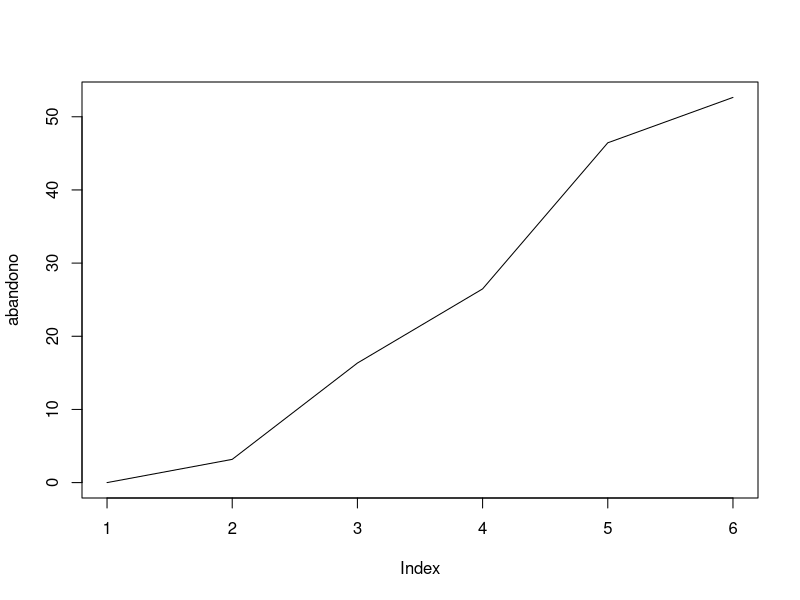
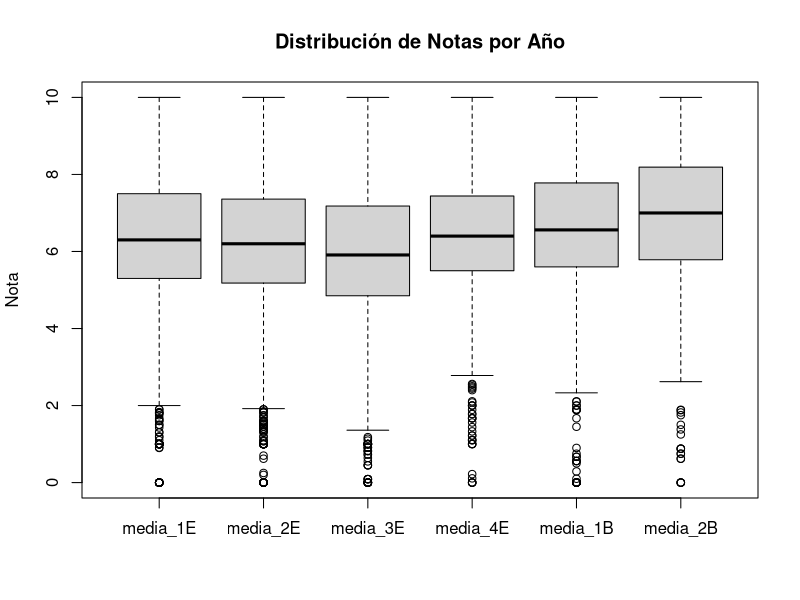

Write the R code that produced these figures, in order. (Note: this script raises an error after producing the figures.)
d <- read.csv("./specifics/media_alumnos.csv", sep = ",")
notas <- d[, 2:7]
novatos <- read.csv("./specifics/media_alumnos_filtrado.csv", sep = ",")
notas_novatos <- novatos[, 2:7]

# Primero, observemos la tasa de abandono escolar
abandono <- colMeans(is.na(notas_novatos)) * 100
plot(abandono, type = "l")

# Ahora, veamos la distribución de las notas por año
boxplot(notas, names = colnames(notas), main = "Distribución de Notas por Año", ylab = "Nota") # Vemos que siguen una distribución normal

# Media y desviación típica por año
media_por_ano <- colMeans(notas, na.rm = TRUE)
sd_por_ano <- sapply(notas, sd, na.rm = TRUE)
print(media_por_ano)
print(sd_por_ano)

# Media y desviación típica general (todos los años combinados)
notas_vector <- unlist(notas, use.names = FALSE)
notas_vector <- notas_vector[!is.na(notas_vector)]
media_general <- mean(notas_vector)
sd_general <- sd(notas_vector)
cat("Media general:", media_general, "\n")
cat("Desviación típica general:", sd_general, "\n")

# Test de normalidad de Shapiro-Wilk general
shapiro.test(notas_vector) # No se puede porque es una muestra demasiado grande

# Test de normalidad de Shapiro-Wilk para cada año
shapiro.test(notas$media_1E[!is.na(notas$media_1E)])
shapiro.test(notas$media_2E[!is.na(notas$media_2E)])
shapiro.test(notas$media_3E[!is.na(notas$media_3E)])
shapiro.test(notas$media_4E[!is.na(notas$media_4E)])
shapiro.test(notas$media_1B[!is.na(notas$media_1B)])
shapiro.test(notas$media_2B[!is.na(notas$media_2B)])
# Se observa un p-valor casi nulo en todos los casos, luego siguen una distribucion normal

# Gráfica de densidades superpuestas por año
anos <- colnames(notas)
colores <- rainbow(length(anos))

# Calcular densidades (ignorando NAs) para definir los límites de los ejes
densidades <- lapply(anos, function(col) density(notas[[col]], na.rm = TRUE))
x_range <- range(sapply(densidades, function(d) range(d$x)))
y_range <- c(0, max(sapply(densidades, function(d) max(d$y))) * 1.1)

plot(NULL,
    xlim = x_range, ylim = y_range,
    main = "Distribución de Densidad de Notas por Año",
    xlab = "Nota media", ylab = "Densidad"
)

for (i in seq_along(anos)) {
    lines(densidades[[i]], col = colores[i], lwd = 2)
}

legend("topright", legend = anos, col = colores, lwd = 2, bty = "n")

# Podemos observar que, claramente, la nota de un alumno está muy relacionada con sus notas previas
plot(notas)

# Concretamente, obtenemos la siguiente matriz de correlación:
correlacion_medias <- cor(notas, use = "complete.obs")
print(correlacion_medias)

#######################################
# Análisis de componentes principales #
#######################################

PCA <- princomp(na.omit(notas_novatos, cor = TRUE))
summary(PCA, loadings = TRUE)

biplot(PCA) # Importante lo cerca que está nota de primero y nota de segundo de bachillerato

PCA$loadings -> L
PCA$scores -> S

which.max(S[, 2]) # El segundo dato es simplemente su índice después de quitar los nulos
which.min(S[, 2])

# Regla del codo para seleccionar el número de componentes (Screen plot)
# Usaremos 'notas_novatos' sin NAs para que cor() y eigen() funcionen correctamente
plot(eigen(cor(na.omit(notas_novatos)))$values,
    type = "b",
    xlab = "Número de componente", ylab = "Valores propios",
    main = "Regla del Codo (Scree Plot)"
)
